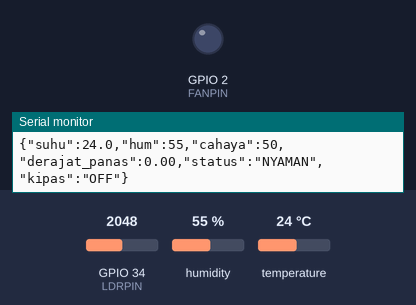
Simulated run of this sketch. Board: ESP32. On the bench: output pins drawn as LEDs (lit = HIGH), the last lines printed to the serial monitor. The inputs (shaded band) are chosen by the test bench; at power-on: temperature 24 °C, GPIO 34 (LDRPIN) = 2048, humidity 55 %. WiFi joins after 1.5 s; servers stay silent unless stated; random numbers use the default seed unless the sketch sets one; no MQTT or app messages arrive unless stated.

Above: at 3.3 s.
3.4 s: temperature set to 30.4 °C
8.8 s: temperature set to 31.7 °C
At 12.4 s:
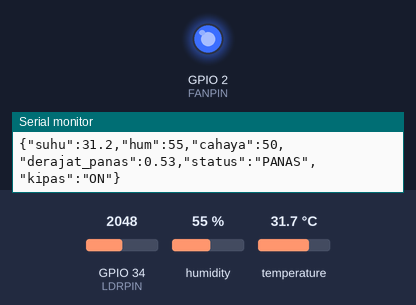
18.1 s: temperature set to 19 °C
At 20.8 s:
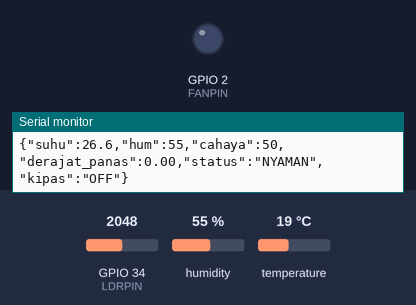
21.2 s: temperature set to 33 °C
At 27.2 s:
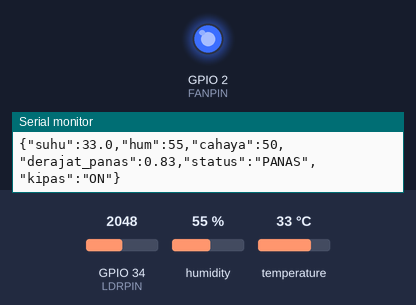
Timing chart, 0 to 28.2 s (numbered marks = the images above; inputs shaded):
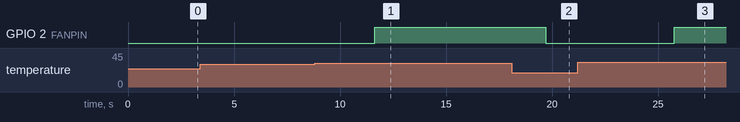

Measured:
- the behaviour switches between 31 and 31.1 °C on temperature (found by bisection; images 0 and 1)
- after the input at 8.8 s, GPIO 2 (FANPIN): LOW → HIGH after 2.8 s
- after the input at 18.1 s, GPIO 2 (FANPIN): HIGH → LOW after 1.6 s
- after the input at 21.2 s, GPIO 2 (FANPIN): LOW → HIGH after 4.6 s

The sketch:

sketch.ino
```cpp
// NODE 1 - UDARA: DHT22 + LDR -> moving average -> fuzzy logic -> kipas + MQTT
#include <WiFi.h>
#include <PubSubClient.h>
#include <DHT.h>

const char* BROKER = "broker.hivemq.com";
const char* TOPIC  = "greenhouse/udara/data";   // ganti prefix "greenhouse" jika bentrok
#define DHTPIN 15
#define LDRPIN 34
#define FANPIN 2

// Jeda antar pembacaan (ms). DHT22 asli hanya menghasilkan data baru tiap ~2 detik;
// jika lebih cepat, library mengembalikan nilai terakhir. Di Wokwi aman dipakai 500-1000 ms.
const unsigned long INTERVAL_MS = 1000;

DHT dht(DHTPIN, DHT22);
WiFiClient wifi;
PubSubClient mqtt(wifi);

const int N = 5;                       // jendela moving average
float bt[N], bh[N], bl[N];
int idx = 0, cnt = 0;

float avg(float* b) { float s = 0; for (int i = 0; i < cnt; i++) s += b[i]; return s / cnt; }
float ramp(float x, float a, float b) { return x <= a ? 0 : x >= b ? 1 : (x - a) / (b - a); }

void pub(const char* sub, const char* v) {      // publish nilai tunggal untuk widget app
  String t = String("greenhouse/udara/") + sub;
  mqtt.publish(t.c_str(), v);
}

void connectAll() {
  if (WiFi.status() != WL_CONNECTED) {
    WiFi.begin("Wokwi-GUEST", "", 6);
    while (WiFi.status() != WL_CONNECTED) delay(300);
  }
  while (!mqtt.connected()) {
    String id = "gh-udara-" + String(random(0xffff), HEX);
    if (!mqtt.connect(id.c_str())) delay(2000);
  }
}

void setup() {
  Serial.begin(115200);
  pinMode(FANPIN, OUTPUT);
  dht.begin();
  mqtt.setServer(BROKER, 1883);
}

void loop() {
  connectAll();
  mqtt.loop();

  float t = dht.readTemperature(), h = dht.readHumidity();
  if (isnan(t) || isnan(h)) { delay(INTERVAL_MS); return; }
  float light = analogRead(LDRPIN) * 100.0 / 4095.0;

  // 1) Filtering: moving average
  bt[idx] = t; bh[idx] = h; bl[idx] = light;
  idx = (idx + 1) % N; if (cnt < N) cnt++;
  float T = avg(bt), H = avg(bh), L = avg(bl);

  // 2) Fuzzy logic: derajat keanggotaan 0..1
  float panas  = ramp(T, 28, 34);
  float lembap = ramp(H, 60, 80);
  float dingin = 1 - ramp(T, 12, 20);              // 1 pada <=12C, 0 pada >=20C
  float panasLembap = min(panas, lembap);          // aturan AND = min
  const char* status = "NYAMAN";
  if (dingin > 0.5)      status = "DINGIN";
  else if (panasLembap > 0.5) status = "PANAS-LEMBAP";
  else if (panas > 0.5)  status = "PANAS";
  bool fan = panas > 0.5;
  digitalWrite(FANPIN, fan);

  char msg[160];
  snprintf(msg, sizeof(msg),
    "{\"suhu\":%.1f,\"hum\":%.0f,\"cahaya\":%.0f,\"derajat_panas\":%.2f,\"status\":\"%s\",\"kipas\":\"%s\"}",
    T, H, L, panas, status, fan ? "ON" : "OFF");
  mqtt.publish(TOPIC, msg);
  char b[16];
  snprintf(b, sizeof(b), "%.1f", T); pub("suhu", b);
  snprintf(b, sizeof(b), "%.0f", H); pub("hum", b);
  snprintf(b, sizeof(b), "%.0f", L); pub("cahaya", b);
  pub("status", status);
  pub("kipas", fan ? "ON" : "OFF");
  Serial.println(msg);
  delay(INTERVAL_MS);
}
```
